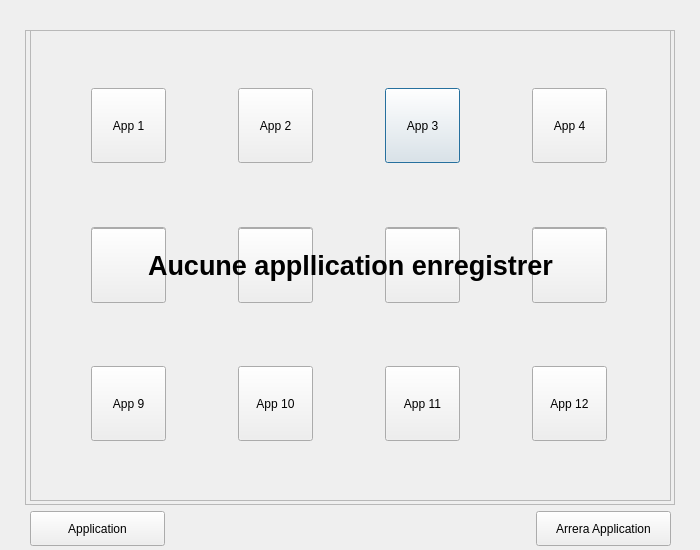
<?xml version="1.0" encoding="UTF-8"?>
<ui version="4.0">
 <class>ArreraAppLib</class>
 <widget class="QDialog" name="ArreraAppLib">
  <property name="geometry">
   <rect>
    <x>0</x>
    <y>0</y>
    <width>700</width>
    <height>550</height>
   </rect>
  </property>
  <property name="minimumSize">
   <size>
    <width>700</width>
    <height>550</height>
   </size>
  </property>
  <property name="windowTitle">
   <string>Arrera : Application</string>
  </property>
  <widget class="QFrame" name="FAPP">
   <property name="geometry">
    <rect>
     <x>25</x>
     <y>30</y>
     <width>650</width>
     <height>475</height>
    </rect>
   </property>
   <property name="minimumSize">
    <size>
     <width>650</width>
     <height>475</height>
    </size>
   </property>
   <property name="maximumSize">
    <size>
     <width>650</width>
     <height>475</height>
    </size>
   </property>
   <property name="frameShape">
    <enum>QFrame::StyledPanel</enum>
   </property>
   <property name="frameShadow">
    <enum>QFrame::Raised</enum>
   </property>
   <widget class="QWidget" name="gridLayoutWidget">
    <property name="geometry">
     <rect>
      <x>0</x>
      <y>0</y>
      <width>651</width>
      <height>471</height>
     </rect>
    </property>
    <layout class="QGridLayout" name="GAPP">
     <item row="0" column="2">
      <widget class="QPushButton" name="IDC_BTNAPP3">
       <property name="minimumSize">
        <size>
         <width>75</width>
         <height>75</height>
        </size>
       </property>
       <property name="maximumSize">
        <size>
         <width>75</width>
         <height>75</height>
        </size>
       </property>
       <property name="text">
        <string>App 3</string>
       </property>
      </widget>
     </item>
     <item row="2" column="1">
      <widget class="QPushButton" name="IDC_BTNAPP10">
       <property name="minimumSize">
        <size>
         <width>75</width>
         <height>75</height>
        </size>
       </property>
       <property name="maximumSize">
        <size>
         <width>75</width>
         <height>75</height>
        </size>
       </property>
       <property name="text">
        <string>App 10</string>
       </property>
      </widget>
     </item>
     <item row="1" column="3">
      <widget class="QPushButton" name="IDC_BTNAPP8">
       <property name="minimumSize">
        <size>
         <width>75</width>
         <height>75</height>
        </size>
       </property>
       <property name="maximumSize">
        <size>
         <width>75</width>
         <height>75</height>
        </size>
       </property>
       <property name="text">
        <string>App 8</string>
       </property>
      </widget>
     </item>
     <item row="1" column="1">
      <widget class="QPushButton" name="IDC_BTNAPP6">
       <property name="minimumSize">
        <size>
         <width>75</width>
         <height>75</height>
        </size>
       </property>
       <property name="maximumSize">
        <size>
         <width>75</width>
         <height>75</height>
        </size>
       </property>
       <property name="text">
        <string>App 6</string>
       </property>
      </widget>
     </item>
     <item row="2" column="0">
      <widget class="QPushButton" name="IDC_BTNAPP9">
       <property name="minimumSize">
        <size>
         <width>75</width>
         <height>75</height>
        </size>
       </property>
       <property name="maximumSize">
        <size>
         <width>75</width>
         <height>75</height>
        </size>
       </property>
       <property name="text">
        <string>App 9</string>
       </property>
      </widget>
     </item>
     <item row="0" column="1">
      <widget class="QPushButton" name="IDC_BTNAPP2">
       <property name="minimumSize">
        <size>
         <width>75</width>
         <height>75</height>
        </size>
       </property>
       <property name="maximumSize">
        <size>
         <width>75</width>
         <height>75</height>
        </size>
       </property>
       <property name="text">
        <string>App 2</string>
       </property>
      </widget>
     </item>
     <item row="1" column="0">
      <widget class="QPushButton" name="IDC_BTNAPP5">
       <property name="minimumSize">
        <size>
         <width>75</width>
         <height>75</height>
        </size>
       </property>
       <property name="maximumSize">
        <size>
         <width>75</width>
         <height>75</height>
        </size>
       </property>
       <property name="text">
        <string>App 5</string>
       </property>
      </widget>
     </item>
     <item row="0" column="0">
      <widget class="QPushButton" name="IDC_BTNAPP1">
       <property name="minimumSize">
        <size>
         <width>75</width>
         <height>75</height>
        </size>
       </property>
       <property name="maximumSize">
        <size>
         <width>75</width>
         <height>75</height>
        </size>
       </property>
       <property name="text">
        <string>App 1</string>
       </property>
      </widget>
     </item>
     <item row="0" column="3">
      <widget class="QPushButton" name="IDC_BTNAPP4">
       <property name="minimumSize">
        <size>
         <width>75</width>
         <height>75</height>
        </size>
       </property>
       <property name="maximumSize">
        <size>
         <width>75</width>
         <height>75</height>
        </size>
       </property>
       <property name="text">
        <string>App 4</string>
       </property>
      </widget>
     </item>
     <item row="1" column="2">
      <widget class="QPushButton" name="IDC_BTNAPP7">
       <property name="minimumSize">
        <size>
         <width>75</width>
         <height>75</height>
        </size>
       </property>
       <property name="maximumSize">
        <size>
         <width>75</width>
         <height>75</height>
        </size>
       </property>
       <property name="text">
        <string>App 7</string>
       </property>
      </widget>
     </item>
     <item row="2" column="2">
      <widget class="QPushButton" name="IDC_BTNAPP11">
       <property name="minimumSize">
        <size>
         <width>75</width>
         <height>75</height>
        </size>
       </property>
       <property name="maximumSize">
        <size>
         <width>75</width>
         <height>75</height>
        </size>
       </property>
       <property name="text">
        <string>App 11</string>
       </property>
      </widget>
     </item>
     <item row="2" column="3">
      <widget class="QPushButton" name="IDC_BTNAPP12">
       <property name="minimumSize">
        <size>
         <width>75</width>
         <height>75</height>
        </size>
       </property>
       <property name="maximumSize">
        <size>
         <width>75</width>
         <height>75</height>
        </size>
       </property>
       <property name="text">
        <string>App 12</string>
       </property>
      </widget>
     </item>
    </layout>
   </widget>
  </widget>
  <widget class="QWidget" name="horizontalLayoutWidget">
   <property name="geometry">
    <rect>
     <x>30</x>
     <y>510</y>
     <width>641</width>
     <height>37</height>
    </rect>
   </property>
   <layout class="QHBoxLayout" name="horizontalLayout">
    <item>
     <widget class="QPushButton" name="IDC_BTNAPP">
      <property name="minimumSize">
       <size>
        <width>135</width>
        <height>35</height>
       </size>
      </property>
      <property name="maximumSize">
       <size>
        <width>135</width>
        <height>35</height>
       </size>
      </property>
      <property name="text">
       <string>Application</string>
      </property>
      <property name="icon">
       <iconset resource="ArreraTheme.qrc">
        <normaloff>:/iconBTN/app-drawer.png</normaloff>:/iconBTN/app-drawer.png</iconset>
      </property>
      <property name="iconSize">
       <size>
        <width>32</width>
        <height>32</height>
       </size>
      </property>
     </widget>
    </item>
    <item>
     <spacer name="horizontalSpacer">
      <property name="orientation">
       <enum>Qt::Horizontal</enum>
      </property>
      <property name="sizeHint" stdset="0">
       <size>
        <width>40</width>
        <height>20</height>
       </size>
      </property>
     </spacer>
    </item>
    <item>
     <widget class="QPushButton" name="IDC_BTNARRERAAPP">
      <property name="minimumSize">
       <size>
        <width>135</width>
        <height>35</height>
       </size>
      </property>
      <property name="maximumSize">
       <size>
        <width>135</width>
        <height>35</height>
       </size>
      </property>
      <property name="text">
       <string>Arrera Application</string>
      </property>
      <property name="icon">
       <iconset resource="ArreraTheme.qrc">
        <normaloff>:/iconBTN/app-drawer-Arrera.png</normaloff>:/iconBTN/app-drawer-Arrera.png</iconset>
      </property>
      <property name="iconSize">
       <size>
        <width>32</width>
        <height>32</height>
       </size>
      </property>
     </widget>
    </item>
   </layout>
  </widget>
  <widget class="QFrame" name="FARRERAAPP">
   <property name="geometry">
    <rect>
     <x>25</x>
     <y>30</y>
     <width>650</width>
     <height>475</height>
    </rect>
   </property>
   <property name="frameShape">
    <enum>QFrame::StyledPanel</enum>
   </property>
   <property name="frameShadow">
    <enum>QFrame::Raised</enum>
   </property>
   <widget class="QWidget" name="gridLayoutWidget_2">
    <property name="geometry">
     <rect>
      <x>0</x>
      <y>0</y>
      <width>651</width>
      <height>471</height>
     </rect>
    </property>
    <layout class="QGridLayout" name="GAPPARRERA">
     <item row="0" column="1">
      <widget class="QPushButton" name="IDC_BTNADOC">
       <property name="minimumSize">
        <size>
         <width>75</width>
         <height>75</height>
        </size>
       </property>
       <property name="maximumSize">
        <size>
         <width>75</width>
         <height>75</height>
        </size>
       </property>
       <property name="text">
        <string/>
       </property>
       <property name="icon">
        <iconset resource="ArreraTheme.qrc">
         <normaloff>:/iconBTN/ArreraDoc.png</normaloff>:/iconBTN/ArreraDoc.png</iconset>
       </property>
       <property name="iconSize">
        <size>
         <width>75</width>
         <height>75</height>
        </size>
       </property>
      </widget>
     </item>
     <item row="0" column="0">
      <widget class="QPushButton" name="IDC_BTNAVIDEO">
       <property name="minimumSize">
        <size>
         <width>75</width>
         <height>75</height>
        </size>
       </property>
       <property name="maximumSize">
        <size>
         <width>75</width>
         <height>75</height>
        </size>
       </property>
       <property name="text">
        <string/>
       </property>
       <property name="icon">
        <iconset resource="ArreraTheme.qrc">
         <normaloff>:/iconBTN/ArreraVideoDownload.png</normaloff>:/iconBTN/ArreraVideoDownload.png</iconset>
       </property>
       <property name="iconSize">
        <size>
         <width>75</width>
         <height>75</height>
        </size>
       </property>
      </widget>
     </item>
     <item row="0" column="2">
      <widget class="QPushButton" name="IDC_BTNAINFO">
       <property name="minimumSize">
        <size>
         <width>75</width>
         <height>75</height>
        </size>
       </property>
       <property name="maximumSize">
        <size>
         <width>75</width>
         <height>75</height>
        </size>
       </property>
       <property name="text">
        <string/>
       </property>
       <property name="icon">
        <iconset resource="ArreraTheme.qrc">
         <normaloff>:/iconBTN/ArreraInfo.png</normaloff>:/iconBTN/ArreraInfo.png</iconset>
       </property>
       <property name="iconSize">
        <size>
         <width>75</width>
         <height>75</height>
        </size>
       </property>
      </widget>
     </item>
     <item row="0" column="3">
      <widget class="QPushButton" name="IDC_BTNARECHERCHE">
       <property name="minimumSize">
        <size>
         <width>75</width>
         <height>75</height>
        </size>
       </property>
       <property name="maximumSize">
        <size>
         <width>75</width>
         <height>75</height>
        </size>
       </property>
       <property name="text">
        <string/>
       </property>
       <property name="icon">
        <iconset resource="ArreraTheme.qrc">
         <normaloff>:/iconBTN/ArreraRecherche.png</normaloff>:/iconBTN/ArreraRecherche.png</iconset>
       </property>
       <property name="iconSize">
        <size>
         <width>75</width>
         <height>75</height>
        </size>
       </property>
      </widget>
     </item>
    </layout>
   </widget>
  </widget>
  <widget class="QFrame" name="FNOAPP">
   <property name="geometry">
    <rect>
     <x>30</x>
     <y>30</y>
     <width>641</width>
     <height>471</height>
    </rect>
   </property>
   <property name="frameShape">
    <enum>QFrame::StyledPanel</enum>
   </property>
   <property name="frameShadow">
    <enum>QFrame::Raised</enum>
   </property>
   <widget class="QWidget" name="verticalLayoutWidget">
    <property name="geometry">
     <rect>
      <x>0</x>
      <y>0</y>
      <width>641</width>
      <height>471</height>
     </rect>
    </property>
    <layout class="QVBoxLayout" name="verticalLayout">
     <item>
      <widget class="QLabel" name="IDC_LABELINCAPP">
       <property name="font">
        <font>
         <pointsize>20</pointsize>
         <bold>true</bold>
        </font>
       </property>
       <property name="text">
        <string>Aucune appllication enregistrer</string>
       </property>
       <property name="alignment">
        <set>Qt::AlignCenter</set>
       </property>
      </widget>
     </item>
    </layout>
   </widget>
  </widget>
  <zorder>horizontalLayoutWidget</zorder>
  <zorder>FAPP</zorder>
  <zorder>FARRERAAPP</zorder>
  <zorder>FNOAPP</zorder>
 </widget>
 <resources>
  <include location="ArreraTheme.qrc"/>
 </resources>
 <connections/>
</ui>
